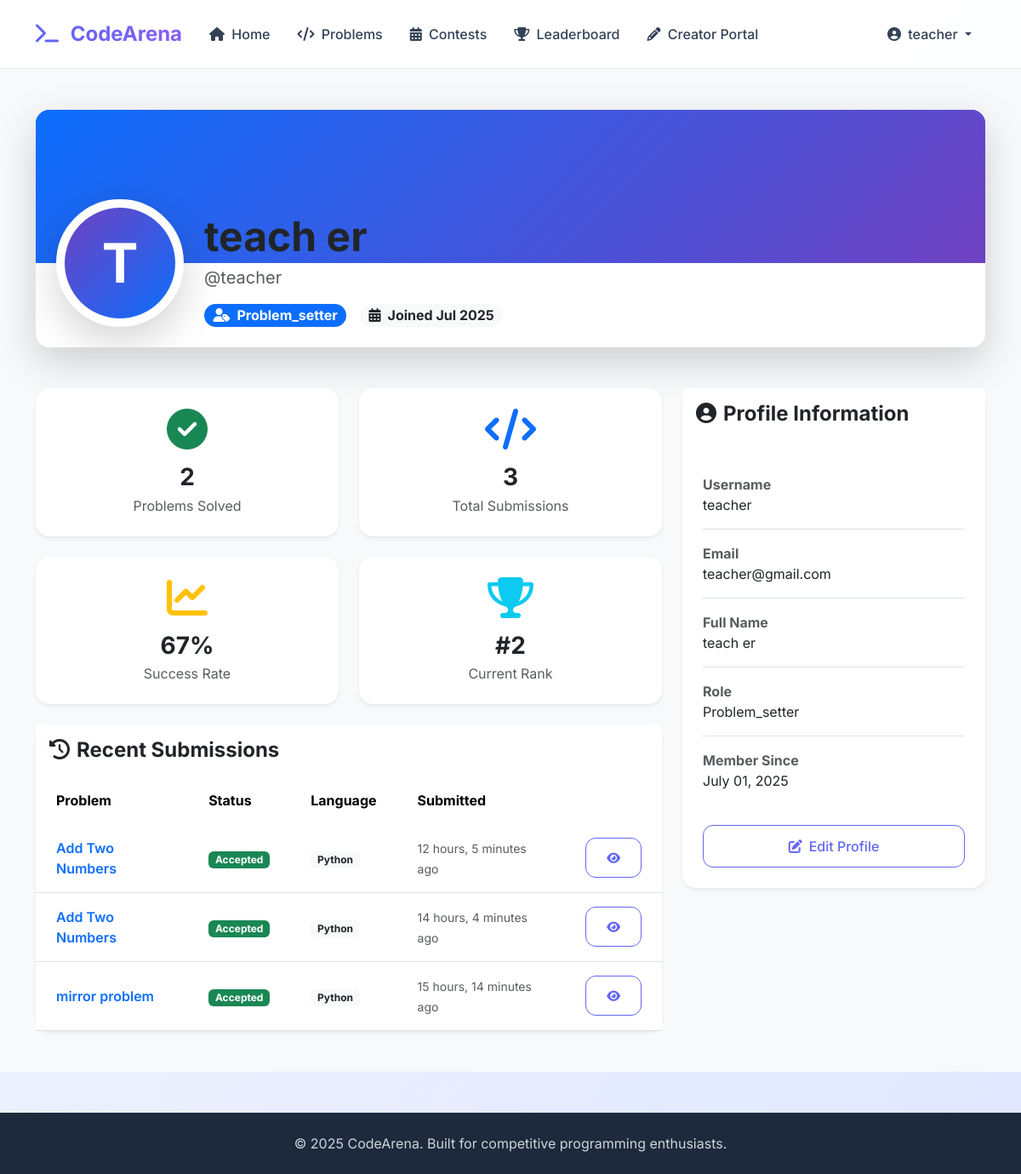
The page /accounts/profile/ (signed in) on the database as committed earlier.
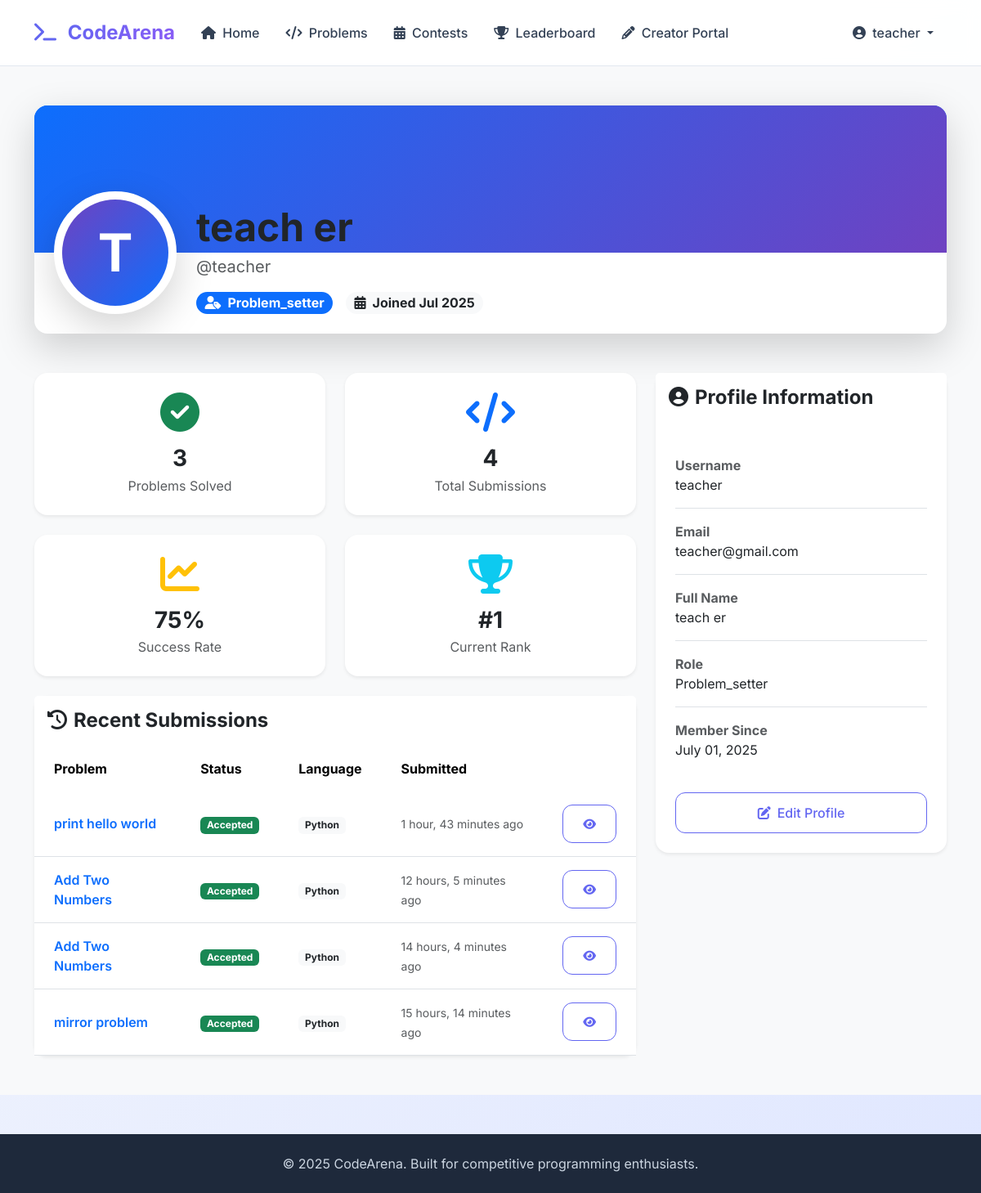
The same page on the database as committed later.
### submissions/models.py (models this page shows, shortened)
class Submission(models.Model):
    user = models.ForeignKey(
        CustomUser,
        on_delete=models.CASCADE,
        related_name='submissions',
        help_text="The user who made this submission."
    )
    problem = models.ForeignKey(
        Problem,
        on_delete=models.CASCADE,
        related_name='submissions',
        help_text="The problem this submission is for."
    )
    code = models.TextField(help_text="The submitted code.")
    language = models.CharField(max_length=50, help_text="Programming language used (e.g., 'python', 'cpp', 'java').")
    status_choices = (
        ('pending', 'Pending'),
        ('processing', 'Processing'),
        ('finished', 'Finished'),
    )
    status = models.CharField(
        max_length=20,
        choices=status_choices,
        default='pending',
        help_text="Current status of the submission evaluation."
    )
    final_verdict_choices = (
        ('accepted', 'Accepted'),
        ('wrong_answer', 'Wrong Answer'),
        ('time_limit_exceeded', 'Time Limit Exceeded'),
        ('memory_limit_exceeded', 'Memory Limit Exceeded'),
        ('runtime_error', 'Runtime Error'),
        ('compilation_error', 'Compilation Error'),
        ('pending', 'Pending Evaluation'), # Should match status_choices 'pending'
    )
    final_verdict = models.CharField(
        max_length=50,
        choices=final_verdict_choices,
        default='pending',
        help_text="Final verdict of the submission."
    )
    passed_test_cases = models.IntegerField(
        default=0,
        blank=True,
        null=True,
        help_text="Number of test cases passed."
    )
    total_test_cases = models.IntegerField(
        default=0,
        blank=True,
        null=True,
        help_text="Total number of test cases for the problem."
    )
    error_message = models.TextField(
        blank=True,
        null=True,
        help_text="Error message if compilation or runtime error occurred."
    )
    submitted_at = models.DateTimeField(auto_now_add=True)
    execution_time = models.FloatField(
        blank=True,
        null=True,
        help_text="Execution time in seconds."
    )
    memory_used = models.FloatField(
        blank=True,
        null=True,
        help_text="Memory used in KB or MB."
    )
    class Meta:
        verbose_name = "Submission"
        verbose_name_plural = "Submissions"
        ordering = ['-submitted_at'] # Order by most recent submission

### problems/models.py (models this page shows, shortened)
class Problem(models.Model):
    name = models.CharField(max_length=255, unique=True,help_text="Name of the problem")
    statement = models.TextField(help_text="Full problem description")
    difficulty_choices = (
        ('easy','Easy'),
        ('medium' ,'Medium'),
        ('hard', 'Hard'),
    )
    difficulty = models.CharField(
        max_length=10,
        choices=difficulty_choices,
        default='easy',
        help_text="Difficulty level of the problem"
    )
    created_at = models.DateTimeField(auto_now_add=True)
    created_by = models.ForeignKey(
        CustomUser,
        on_delete=models.SET_NULL,
        null=True,
        blank=True,
        related_name='created_problems',
        help_text="User who created this problem"
    )
    class Meta:
        verbose_name = "Problems"
        verbose_name_plural = "Problems"
        ordering = ['name']

### users/views.py (the view)
# urls.py: path('profile/', profile_view, name='profile'),
@login_required
def profile_view(request):
    from django.db.models import Count, Q
    from submissions.models import Submission
    from django.contrib.auth import get_user_model
    User = get_user_model()
    user_submissions = Submission.objects.filter(user=request.user)
    total_count = user_submissions.count()
    accepted_count = user_submissions.filter(final_verdict='accepted').count()
    unique_accepted_problems = user_submissions.filter(
        final_verdict='accepted'
    ).values_list('problem', flat=True).distinct().count()
    success_rate = (accepted_count / total_count * 100) if total_count > 0 else 0
    recent_submissions = user_submissions.select_related('problem')[:10]
    users_with_solved_counts = User.objects.annotate(
        solved_problems_count=Count(
            'submissions__problem',
            filter=Q(submissions__final_verdict='accepted'),
            distinct=True
        )
    ).order_by('-solved_problems_count')
    user_rank = None
    for index, user in enumerate(users_with_solved_counts, start=1):
        if user.id == request.user.id:
            user_rank = index
            break
    context = {
        'user': request.user,
        'user_submissions': {
            'total_count': total_count,
            'accepted_count': unique_accepted_problems,  # Using unique problems count
            'success_rate': success_rate,
        },
        'user_rank': user_rank,
        'recent_submissions': recent_submissions,
    }
    return render(request, 'users/profile.html', context)

### templates/users/profile.html (shortened to what the changed rows need)
{% extends 'base.html' %}
{% block content %}
<div class="container-fluid py-5" style="background-color: #f8f9fa;">
    <div class="container">
        <div class="card border-0 shadow-lg rounded-4 overflow-hidden mb-5">
            <div class="position-relative">
                <div class="position-relative px-4 pb-4">
                    <div class="d-flex flex-column flex-sm-row align-items-center align-items-sm-end" style="margin-top: -75px;">
                        <div class="flex-grow-1 text-center text-sm-start ms-sm-4">
                            <h1 class="display-5 fw-bold text-dark mb-1">
                                {% if user.first_name or user.last_name %}
                                    {{ user.first_name }} {{ user.last_name }}
                                {% else %}
                                    {{ user.username }}
                                {% endif %}
                            </h1>
                        </div>
                    </div>
                </div>
            </div>
        </div>
        <div class="row g-4">
            <div class="col-lg-8">
                <div class="row g-4 mb-4">
                    <div class="col-sm-6">
                        <div class="card border-0 shadow-sm h-100 text-center p-4">
                            <i class="fas fa-check-circle fa-3x text-success mb-3"></i>
                            <h3 class="fw-bold mb-1">{{ user_submissions.accepted_count|default:0 }}</h3>
                            <p class="text-muted mb-0">Problems Solved</p>
                        </div>
                    </div>
                    <div class="col-sm-6">
                        <div class="card border-0 shadow-sm h-100 text-center p-4">
                            <i class="fas fa-code fa-3x text-primary mb-3"></i>
                            <h3 class="fw-bold mb-1">{{ user_submissions.total_count|default:0 }}</h3>
                            <p class="text-muted mb-0">Total Submissions</p>
                        </div>
                    </div>
                    <div class="col-sm-6">
                        <div class="card border-0 shadow-sm h-100 text-center p-4">
                            <i class="fas fa-chart-line fa-3x text-warning mb-3"></i>
                            <h3 class="fw-bold mb-1">
                                {% if user_submissions.total_count > 0 %}
                                    {% widthratio user_submissions.accepted_count user_submissions.total_count 100 %}%
                                {% else %}
                                    0%
                                {% endif %}
                            </h3>
                            <p class="text-muted mb-0">Success Rate</p>
                        </div>
                    </div>
                    <div class="col-sm-6">
                        <div class="card border-0 shadow-sm h-100 text-center p-4">
                            <i class="fas fa-trophy fa-3x text-info mb-3"></i>
                            <h3 class="fw-bold mb-1">#{{ user_rank|default:"N/A" }}</h3>
                            <p class="text-muted mb-0">Current Rank</p>
                        </div>
                    </div>
                </div>
                <div class="card border-0 shadow-sm">
                    <div class="card-body p-0">
                        {% if recent_submissions %}
                            <div class="table-responsive">
                                <table class="table table-hover align-middle mb-0">
                                    <thead class="bg-light">
                                        <tr>
                                            <th class="border-0 px-4 py-3">Problem</th>
                                            <th class="border-0 px-4 py-3">Status</th>
                                            <th class="border-0 px-4 py-3">Language</th>
                                            <th class="border-0 px-4 py-3">Submitted</th>
                                            <th class="border-0 px-4 py-3"></th>
                                        </tr>
                                    </thead>
                                    <tbody>
                                        {% for submission in recent_submissions %}
                                            <tr>
                                                <td class="px-4 py-3 fw-semibold"><a href="{% url 'problems:detail' submission.problem.id %}" class="text-decoration-none">{{ submission.problem.name }}</a></td>
                                                <td class="px-4 py-3">
                                                    {% if submission.final_verdict == 'accepted' %}<span class="badge text-bg-success">Accepted</span>
                                                    {% elif submission.final_verdict == 'wrong_answer' %}<span class="badge text-bg-danger">Wrong Answer</span>
                                                    {% elif submission.final_verdict == 'time_limit_exceeded' %}<span class="badge text-bg-warning">Time Limit</span>
                                                    {% else %}<span class="badge text-bg-secondary">{{ submission.get_final_verdict_display }}</span>
                                                    {% endif %}
                                                </td>
                                                <td class="px-4 py-3"><span class="badge bg-light text-dark">{{ submission.language|capfirst }}</span></td>
                                                <td class="px-4 py-3"><small class="text-muted">{{ submission.submitted_at|timesince }} ago</small></td>
                                                <td class="px-4 py-3 text-end"><a href="{% url 'submissions:detail' submission.id %}" class="btn btn-sm btn-outline-primary"><i class="fas fa-eye"></i></a></td>
                                            </tr>
                                        {% endfor %}
                                    </tbody>
                                </table>
                            </div>
                        {% endif %}
                    </div>
                </div>
            </div>
        </div>
    </div>
</div>
{% endblock %}

Rows that differ between the two databases and show on the page:
added Submission: problem.name "print hello world", final_verdict "Accepted", language "Python", submitted_at "1 hour, 43 minutes"
Other text that changed with them:
{{ user_submissions.accepted_count|default:0 }}: "2" → "3"
{{ user_submissions.total_count|default:0 }}: "3" → "4"
{{ user_rank|default:"N/A" }}: "2" → "1"
text no longer shown: "67"
text now shown: "75"
